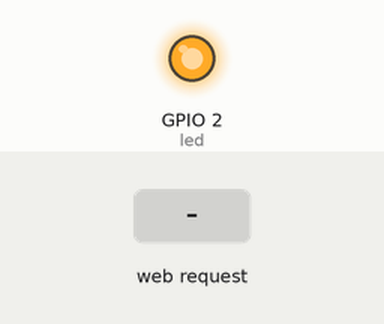
This sketch was run on a simulated ESP8266 (NodeMCU). Shown: output pins drawn as LEDs (lit = HIGH). Inputs (shaded band) come from the test bench. WiFi joins after 1.5 s; servers stay silent unless stated; what the sketch prints to the serial monitor is not drawn.

Above: at 2.7 s.
2.8 s: HTTP request GET /on received
At 3.9 s:
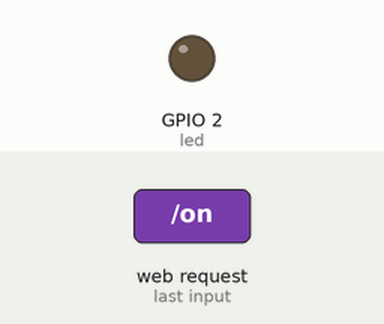
4.3 s: HTTP request GET /off received
At 5.0 s:
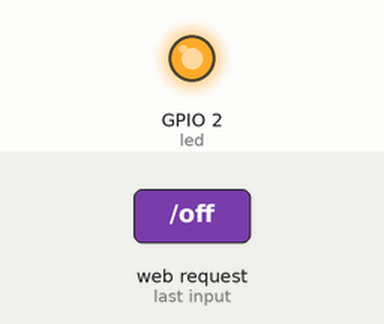
Timing chart, 0 to 7.3 s (numbered marks = the images above; inputs shaded):
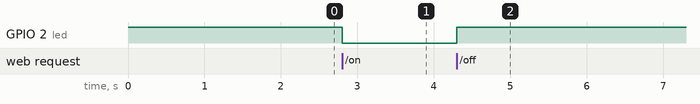

The sketch:

HelloServer.ino
```cpp
#include <ESP8266WiFi.h>
#include <WiFiClient.h>
#include <ESP8266WebServer.h>
#include <ESP8266mDNS.h>

const char* ssid = "bitraf24";
const char* password = "grimbadgerassault";

ESP8266WebServer server(80);

const int led = LED_BUILTIN;
const int on = 0;
const int off = 1;

void handleRoot() {
  server.send(200, "text/plain", "hello from esp8266!");
}

void handleNotFound(){
  String message = "File Not Found\n\n";
  message += "URI: ";
  message += server.uri();
  message += "\nMethod: ";
  message += (server.method() == HTTP_GET)?"GET":"POST";
  message += "\nArguments: ";
  message += server.args();
  message += "\n";
  for (uint8_t i=0; i<server.args(); i++){
    message += " " + server.argName(i) + ": " + server.arg(i) + "\n";
  }
  server.send(404, "text/plain", message);
}

void setup(void){
  pinMode(led, OUTPUT);
  digitalWrite(led, off);
  Serial.begin(115200);
  WiFi.begin(ssid, password);
  Serial.println("");

  // Wait for connection
  while (WiFi.status() != WL_CONNECTED) {
    delay(500);
    Serial.print(".");
  }
  Serial.println("");
  Serial.print("Connected to ");
  Serial.println(ssid);
  Serial.print("IP address: ");
  Serial.println(WiFi.localIP());

  if (MDNS.begin("esp8266")) {
    Serial.println("MDNS responder started");
  }

  server.on("/", handleRoot);

  server.on("/on", [](){
    digitalWrite(led, on);
    server.send(200, "text/plain", "LED turned on");
  });

  server.on("/off", [](){
    digitalWrite(led, off);
    server.send(200, "text/plain", "LED turned off");
  });

  server.onNotFound(handleNotFound);

  server.begin();
  Serial.println("HTTP server started");
}

void loop(void){
  server.handleClient();
}
```

Measured:
- after the input at 2.8 s, GPIO 2 (led): HIGH → LOW at once
- after the input at 4.3 s, GPIO 2 (led): LOW → HIGH at once
